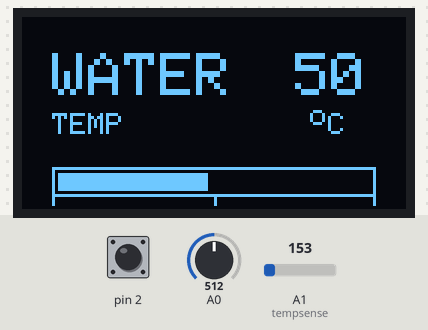
This sketch was run on a simulated Arduino Uno, built with avr-gcc and run on an emulated ATmega328P. On the bench: 128×64 one-colour display. The inputs (shaded band) are chosen by the test bench; at power-on: pin 2 HIGH, A1 (tempsense) = 153, A0 = 512.

Above: at 2.2 s.
2.3 s: pin 2 pulled LOW for 0.15 s
At 4.0 s:
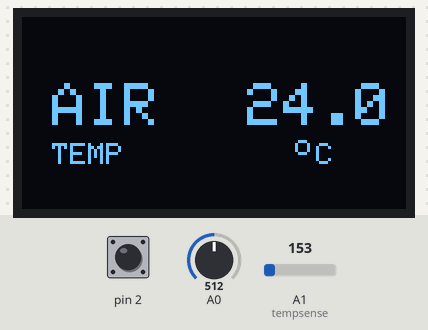
5.1 s: pin 2 pulled LOW for 1 s
At 5.32 s:
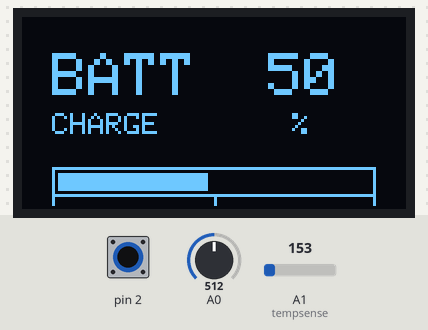
7.6 s: A1 (tempsense) set to 165
At 9.2 s:
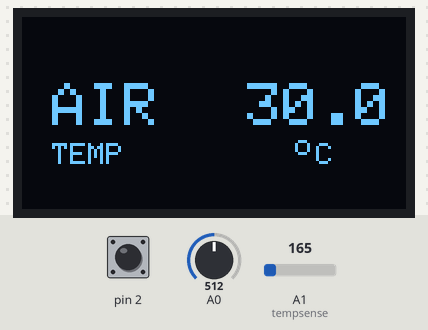
9.4 s: A1 (tempsense) set to 175
At 10.9 s:
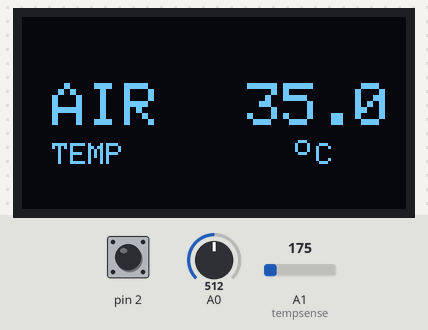
11.2 s: A1 (tempsense) set to 191
At 12.8 s:
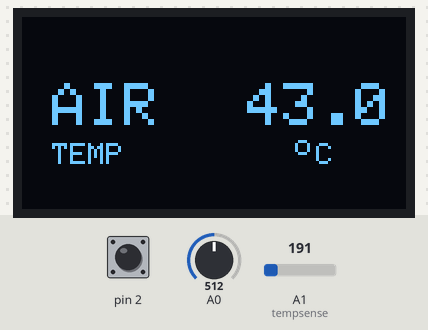
13.0 s: pin 2 pulled LOW for 3.2 s
At 16.7 s:
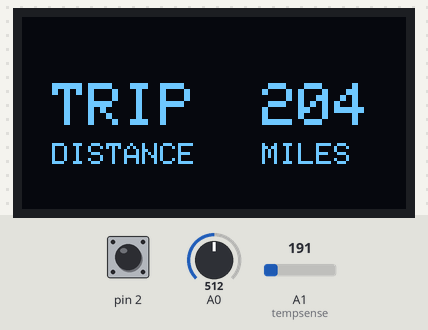
Timing chart, 0 to 18.2 s (numbered marks = the images above; inputs shaded):
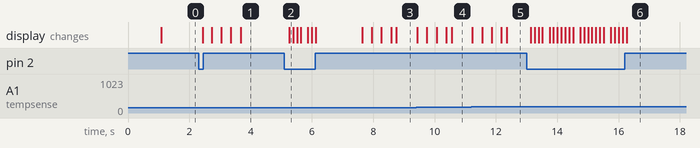

Measured:
- after the input at 2.3 s, the display: first changes after 0.13 s (image 1 shows a later state)
- after the input at 5.1 s, the display: changes after 0.16 s (image 2)
- after the input at 7.6 s, the display: first changes at once (image 3 shows a later state)
- after the input at 9.4 s, the display: first changes at once (image 4 shows a later state)
- after the input at 11.2 s, the display: first changes at once (image 5 shows a later state)
- after the input at 13.0 s, the display: first changes after 0.14 s (image 6 shows a later state)

The sketch:

oled_gauge_2.ino
```cpp
//To use the OLED we need to include the following libraries
#include <Wire.h>
#include <Adafruit_GFX.h>
#include <Adafruit_SSD1306.h>

//We then need to define the pins we are using on the Arduino
#define OLED_DC 11
#define OLED_CS 12
#define OLED_CLK 10
#define OLED_MOSI 9
#define OLED_RESET 13

//Initialize the display
Adafruit_SSD1306 display(OLED_MOSI, OLED_CLK, OLED_DC, OLED_RESET, OLED_CS);

//Initialise the sensor input and pressure variables from sensor inputs
int val;
int pressure = 0;
int push;

//To switch between displays
int programnumber = 1;

//Temperature sensor
const int numTemps = 40;       //Here the number of temperatures is set to 7
int tempsense = A1;            //Temperature sensor on analog pin 1
int temps[numTemps];           //Sets up the readings from the analog input
int index = 0;                 //Refers to the index of the current reading
float total = 0;               //Floats the running total
float average = 0;             //Floats the average

//Set up the following
void setup()
{
  Serial.begin(9600); //To comunicate with the PC
  display.begin(SSD1306_SWITCHCAPVCC); //To supply the 3.3V power supply
  pinMode(0, INPUT); //Set analog pin 0 as an input from the sensor
  pinMode(2, INPUT_PULLUP);

  //Initialixe all readings to 0
  for(int thisTemp = 0; thisTemp < numTemps; thisTemp++)
  temps[thisTemp] = 0;

  display.clearDisplay(); //Clear the display and ram
  display.display(); //Show the cleared display to prevent for a smooth transition
  delay(1000);
}

void loop() {
  push = digitalRead(2);

  if (push == LOW){
    delay(100);
    {
      programnumber++;
    if(programnumber > 7){
      programnumber = 1;
    }}}

  switch (programnumber) { //if the button is not let go within the menu time stated above then it does not loop back and then selects the subroutine from this switch case:
      case 1:
        drawWT();
        break;
      case 2:
        drawOP();
        break;
      case 3:
        drawAT();
        break;
      case 4:
        drawBC();
        break;
      case 5:
        drawTRIP();
        break;
      case 6:
        drawMPG();
        break;
      case 7:
        drawOFF();
        break;
      }
}

void drawOP(void)
{
  val = ((analogRead(0)/9.5) - 3);
  pressure = (analogRead(0)/17);

  display.setTextColor(WHITE);

  display.setTextSize(2);
  display.setCursor(10,12);
  display.println("OIL");
  display.setCursor(83,12);
  display.println(pressure);

  display.setTextSize(1);
  display.setCursor(10,32);
  display.println("PRESS");
  display.setCursor(86,32);
  display.println("PSI");

  display.drawLine(10, 60, 10, 62, WHITE);
  display.drawLine(64, 60, 64, 62, WHITE);
  display.drawLine(117, 60, 117, 62, WHITE);
  display.drawRect(10, 50, 108, 10, WHITE); //Border of the bar chart
  display.fillRect(12, 52, val, 6, WHITE); //Draws the bar depending on the sensor value

  if (pressure < 10)
  {  display.setCursor(52,32);
     display.println("LOW!");
  }

  display.display();
  display.clearDisplay();
}

void drawWT(void)
{
  val = ((analogRead(0)/9.5) - 3);
  pressure = (analogRead(0)/10.2);

  display.setTextColor(WHITE);

  display.setTextSize(2);
  display.setCursor(10,12);
  display.println("WATER");
  display.setCursor(91,12);
  display.println(pressure);

  display.setTextSize(1);
  display.setCursor(10,32);
  display.println("TEMP");
  display.setCursor(102,32);
  display.println("C");
  display.drawCircle(98, 33, 2, WHITE);

  display.drawLine(10, 60, 10, 62, WHITE);
  display.drawLine(64, 60, 64, 62, WHITE);
  display.drawLine(117, 60, 117, 62, WHITE);
  display.drawRect(10, 50, 108, 10, WHITE); //Border of the bar chart
  display.fillRect(12, 52, val, 6, WHITE);//Draws the bar depending on the sensor value

  if (pressure > 80)
  {  display.setCursor(54,32);
     display.println("HOT!");
  }

  display.display();
  display.clearDisplay();
}

void drawAT(void)
{

  total = total - temps[index];

  //Function to conver the analog reading to degrees celcius
  //0-5v is converted to 0-1023 integer values
  //TMP36 outputs at a rate of 10mV per unit temperature
  //The gradient for function of temperature against voltage is 100
  //For the analog reading operation, 1V = 204.6
  //Dividing the gradient by 204.6 we get 0.489
  //At 0v the function gives -50 degrees
  //Hence the function becaomes y=0.489x-50

  //Read the current temperature to index
  temps[index] = (((analogRead(tempsense))*0.4888)-50);

  //Add the newly read temperature to the total
  total = total + temps[index];

  //Advance to the next position in the array
  index = index + 1;

  //If we are at the end of the array, move to the start
  if (index >= numTemps)
  index = 0;

  //Calculate the average of the current array
  average = total / numTemps;

  display.setTextColor(WHITE);

  display.setTextSize(2);
  display.setCursor(10,22);
  display.println("AIR");
  display.setCursor(75,22);
  display.println(average, 1);


  display.setTextSize(1);
  display.setCursor(10,42);
  display.println("TEMP");
  display.setCursor(98,42);
  display.println("C");
  display.drawCircle(93, 43, 2, WHITE);

      if (average < 3)
  {  display.setCursor(53,42);
     display.println("ICE!");
  }

  display.display();
  display.clearDisplay();
}

void drawBC(void)
{
  val = ((analogRead(0)/9.5) - 3);
  pressure = ((analogRead(0)/10.2));

  display.setTextColor(WHITE);

  display.setTextSize(2);
  display.setCursor(10,12);
  display.println("BATT");
  display.setCursor(82,12);
  display.println(pressure);

  display.setTextSize(1);
  display.setCursor(10,32);
  display.println("CHARGE");
  display.setCursor(90,32);
  display.println(char(37));

  display.drawLine(10, 60, 10, 62, WHITE);
  display.drawLine(64, 60, 64, 62, WHITE);
  display.drawLine(117, 60, 117, 62, WHITE);
  display.drawRect(10, 50, 108, 10, WHITE);
  display.fillRect(12, 52, val, 6, WHITE);

   //Draws the bar depending on the sensor value

  if (pressure < 50)
  {  display.setCursor(56,32);
     display.println("LOW!");
  }

  display.display();
  display.clearDisplay();

}

void drawTRIP(void)
{
  val = (analogRead(0)/9.5);
  pressure = (analogRead(0)/2.5);

  display.setTextColor(WHITE);

  display.setTextSize(2);
  display.setCursor(10,22);
  display.println("TRIP");
  display.setCursor(80,22);
  display.println(pressure);

  display.setTextSize(1);
  display.setCursor(10,42);
  display.println("DISTANCE");
  display.setCursor(80,42);
  display.println("MILES");


  display.display();
  display.clearDisplay();
}

void drawMPG(void)
{
  val = (analogRead(0)/9.5);
  pressure = (analogRead(0)/22.7);

  display.setTextColor(WHITE);

  display.setTextSize(2);
  display.setCursor(10,22);
  display.println("MPG");
  display.setTextSize(3);
  display.setCursor(80,22);
  display.println(pressure);

  display.setTextSize(1);


    if (pressure < 15)
  {   display.setCursor(10,42);
     display.println("SPORT");
  }
    if (pressure > 35)
  {   display.setCursor(10,42);
     display.println("ECON");
  }

  if (15 <= pressure && pressure <= 35)
  {
  display.setCursor(10,42);
  display.println("NORMAL");
  }


  display.display();
  display.clearDisplay();
}

void drawOFF(void)
{
  display.display();
  display.clearDisplay();
  delay(100);
}
```
